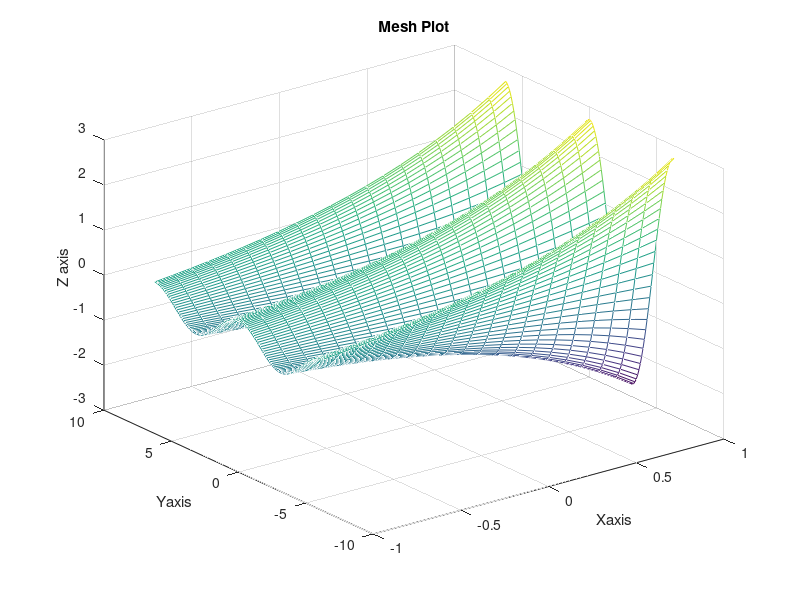
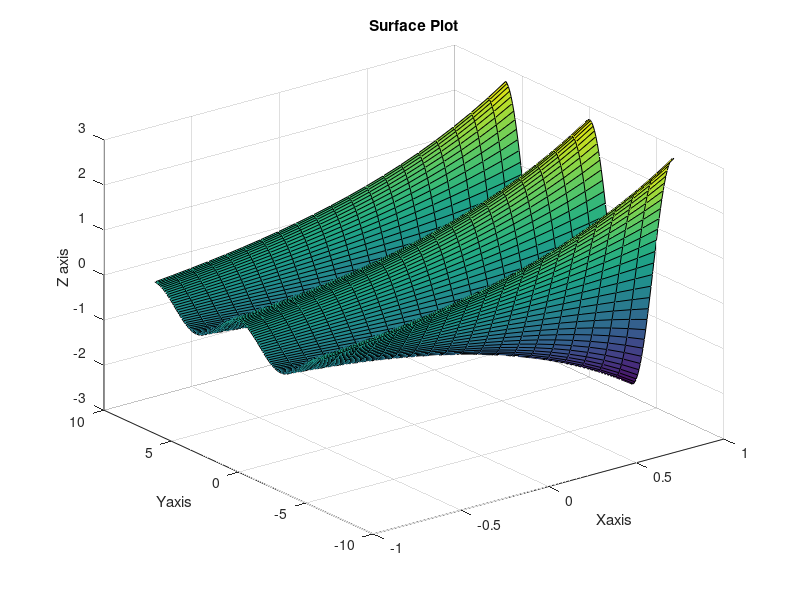
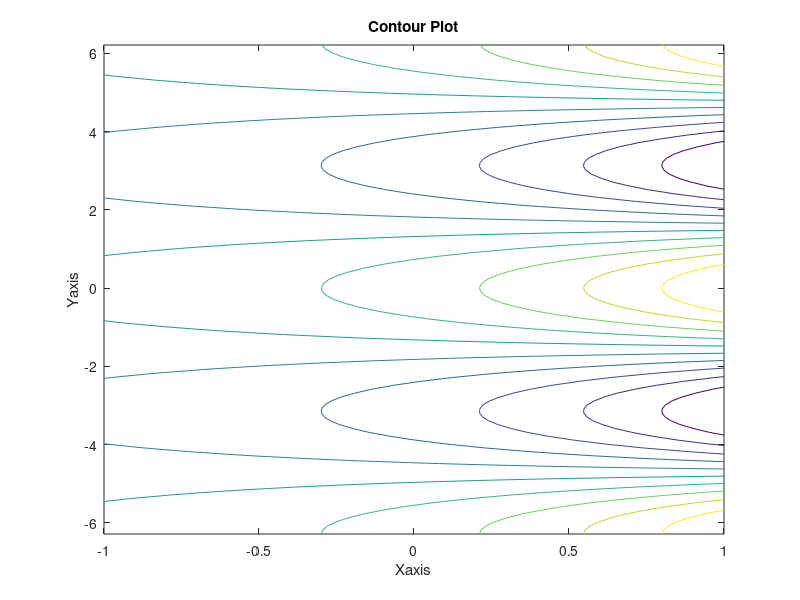

These figures' MATLAB source, in order:
clc;clear all;close all;
[X Y]=meshgrid(-1:0.1:1,-2*pi:0.1:2*pi);
Z=real(exp((X+i.*Y)));

figure(1)
mesh(X,Y,Z)
xlabel('Xaxis');ylabel('Yaxis');zlabel('Z axis');
title('Mesh Plot')

figure(2)
surf(X,Y,Z)
xlabel('Xaxis');ylabel('Yaxis');zlabel('Z axis');
title('Surface Plot')

figure(3)
contour(X,Y,Z)
xlabel('Xaxis');ylabel('Yaxis');zlabel('Z axis');
title('Contour Plot')